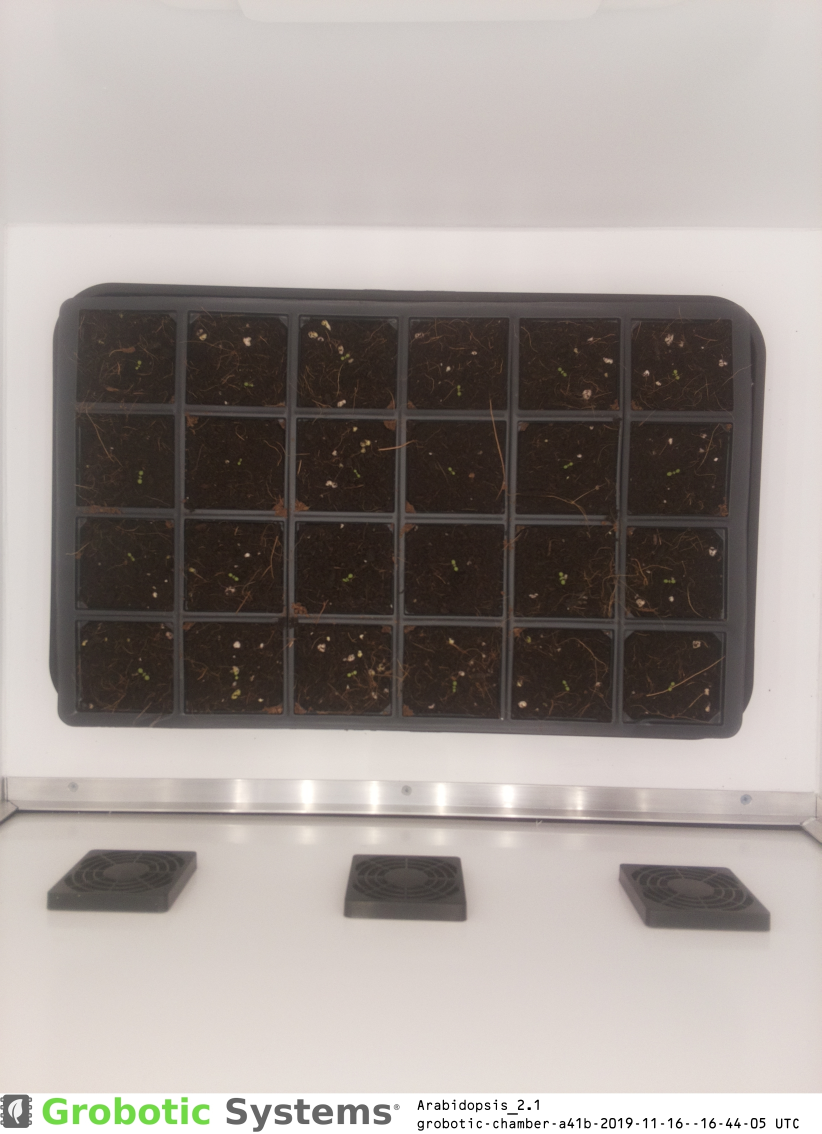
#> input picture dataset/Experiment1/grobotic-chamber-a41b-2019-11-16--16-44-05.jpg, 2464 x 3400 px (shown at 1/3 size); its folder holds 4 pictures in this run
$ python plant_segmentation.py
#> lines starting #> are read from the running program, lines starting #| are printed output that depends on the picture; after the words box and inside, x2 and y2 are one past the last pixel; in counts of white or black regions, pixels touching at a corner belong together
import cv2
import numpy as np
import matplotlib.pyplot as plt
import os
import glob
from skimage.morphology import skeletonize


# ==================================================
# GLOBAL RESOLUTION
# ==================================================

MASK_WIDTH = 2048
MASK_HEIGHT = 1280


# ==================================================
# LEAF OBJECT
# ==================================================

class LeafState:


    # [15 lines left out: function __init__, not called in this run]


# ==================================================
# PLANT OBJECT
# ==================================================

class PlantState:


    def __init__(self, centre):


        self.centre = centre


        self.leaves = []


        self.mask = np.zeros(
            (MASK_HEIGHT,MASK_WIDTH),
            np.uint8
        )


        self.area = 0


# ==================================================
# BACKGROUND MODEL
# ==================================================

def create_background_model(images, tray_corners):


    frames=[]


    for path in images[:5]:


        tray=load_and_rectify(
            path,
            tray_corners
        )


        frames.append(
            tray
        )


    frames=np.array(frames)


    background=np.median(
        frames,
        axis=0
    )


    return background.astype(
        np.uint8
    )


# ==================================================
# IMAGE LOADING
# ==================================================

def load_and_rectify(
        path,
        corners):


    image=cv2.imread(path)


    if image is None:

        raise Exception(
            "Image not found"
        )


    matrix=get_tray_transform(
        corners
    )


    return rectify_tray(
        image,
        matrix
    )


# ==================================================
# PERSPECTIVE CORRECTION
# ==================================================

def get_tray_transform(
        corners,
        output_size=(MASK_WIDTH,MASK_HEIGHT)):


    width,height=output_size


    src=np.float32(
        corners
    )


    dst=np.float32([

        [0,0],
        [width,0],
        [width,height],
        [0,height]

    ])


    return cv2.getPerspectiveTransform(
        src,
        dst
    )


def rectify_tray(
        image,
        matrix,
        size=(MASK_WIDTH,MASK_HEIGHT)):


    return cv2.warpPerspective(
        image,
        matrix,
        size
    )


# ==================================================
# LEAF PROBABILITY MAP
# ==================================================

def create_leaf_probability(
        image,
        background):


    # -----------------------------
    # Background difference
    # -----------------------------


    diff=cv2.absdiff(
        image,
        background
    )


    diff=np.max(
        diff,
        axis=2
    )


    diff=cv2.normalize(
        diff,
        None,
        0,
        255,
        cv2.NORM_MINMAX
    )


    # -----------------------------
    # Colour difference
    # -----------------------------


    hsv=cv2.cvtColor(
        image,
        cv2.COLOR_BGR2HSV
    )


    h,s,v=cv2.split(
        hsv
    )


    colour_score=s.astype(
        np.float32
    )


    probability=(

        0.6*diff
        +
        0.4*colour_score

    )


    return probability.astype(
        np.uint8
    )


def probability_to_mask(
        probability):


    _,mask=cv2.threshold(

        probability,

        60,

        255,

        cv2.THRESH_BINARY

    )


    return mask.astype(
        np.uint8
    )


# ==================================================
# MASK CLEANING
# ==================================================

def clean_mask(mask):


    kernel=cv2.getStructuringElement(

        cv2.MORPH_ELLIPSE,

        (3,3)

    )


    mask=cv2.morphologyEx(

        mask,

        cv2.MORPH_OPEN,

        kernel,

        iterations=1

    )


    mask=cv2.morphologyEx(

        mask,

        cv2.MORPH_CLOSE,

        kernel,

        iterations=1

    )


    return mask


# ==================================================
# GRID REMOVAL
# ==================================================

def remove_grid_lines(mask,tray):


    result=mask.copy()


    gray=cv2.cvtColor(
        tray,
        cv2.COLOR_BGR2GRAY
    )


    edges=cv2.Canny(
        gray,
        80,
        160
    )


    lines=cv2.HoughLinesP(

        edges,

        rho=1,

        theta=np.pi/180,

        threshold=120,

        minLineLength=200,

        maxLineGap=20

    )


    if lines is None:

        return result


    line_mask=np.zeros_like(
        mask
    )


    for line in lines:


        # OpenCV normally returns [[x1,y1,x2,y2]]
        # but sometimes returns [x1,y1,x2,y2]

        coords=line.flatten()


        if len(coords)!=4:

            continue


        x1,y1,x2,y2=coords


        # remove only strong vertical/horizontal grid lines

        if abs(x1-x2)<5 or abs(y1-y2)<5:


            cv2.line(

                line_mask,

                (int(x1),int(y1)),

                (int(x2),int(y2)),

                255,

                5

            )


    result[line_mask>0]=0


    return result

# ==================================================
# POT CENTRES
# ==================================================

def generate_pot_centres(
        width=MASK_WIDTH,
        height=MASK_HEIGHT,
        rows=4,
        cols=6):


    centres=[]


    cw=width/cols
    ch=height/rows


    for r in range(rows):

        for c in range(cols):

            centres.append(

                (
                    int((c+0.5)*cw),
                    int((r+0.5)*ch)
                )

            )


    return centres


# ==================================================
# COLOUR FEATURES
# ==================================================

# [45 lines left out: function extract_colour_features, not called in this run]


# ==================================================
# LEAF EXTRACTION
# ==================================================

def extract_leaf_candidates(
        mask,
        image):


    contours,_=cv2.findContours(

        mask,

        cv2.RETR_EXTERNAL,

        cv2.CHAIN_APPROX_SIMPLE

    )


    leaves=[]


    leaf_id=0


    for contour in contours:


        area=cv2.contourArea(
            contour
        )


        # remove tiny objects
        # mainly centre leaves/noise

        if area < 100:

            continue


        if len(contour)<5:

            continue


        ellipse=cv2.fitEllipse(
            contour
        )


        (cx,cy),(major,minor),angle=ellipse


        elongation=major/(minor+1)


        # leaves are elongated
        # circles are removed

        if elongation < 1.4:

            continue


        leaf_mask=np.zeros_like(
            mask
        )


        cv2.drawContours(

            leaf_mask,

            [contour],

            -1,

            255,

            -1

        )


        leaf=LeafState(
            leaf_id
        )


        leaf.area=area


        leaf.centroid=(

            float(cx),

            float(cy)

        )


        leaf.direction=angle


        leaf.mask=leaf_mask


        leaf.colour=extract_colour_features(

            image,

            leaf_mask

        )


        leaves.append(
            leaf
        )


        leaf_id+=1


    return leaves


# ==================================================
# ASSIGN LEAVES TO PLANTS
# ==================================================

def assign_leaves_to_plants(
        leaves,
        plants):


    for plant in plants:

        plant.leaves=[]

        plant.mask=np.zeros(

            (MASK_HEIGHT,MASK_WIDTH),

            np.uint8

        )


    for leaf in leaves:


        lx,ly=leaf.centroid


        distances=[]


        for plant in plants:


            px,py=plant.centre


            d=np.sqrt(

                (lx-px)**2+

                (ly-py)**2

            )


            distances.append(
                d
            )


        index=np.argmin(
            distances
        )


        plants[index].leaves.append(
            leaf
        )


        plants[index].mask=cv2.bitwise_or(

            plants[index].mask,

            leaf.mask

        )


    for plant in plants:

        plant.area=cv2.countNonZero(
            plant.mask
        )


    return plants


# ==================================================
# AREA CALCULATION
# ==================================================

def calculate_leaf_features(plants):


    output=[]


    for plant in plants:


        data={


            "plant_area":
                plant.area,


            "leaf_count":
                len(plant.leaves),


            "leaf_areas":
                [

                leaf.area

                for leaf in plant.leaves

                ],


            "directions":
                [

                leaf.direction

                for leaf in plant.leaves

                ]

        }


        output.append(
            data
        )


    return output


# ==================================================
# MAIN PROCESSING LOOP
# ==================================================

def process_experiment(
        folder,
        tray_corners):


    images=sorted(

        glob.glob(

            os.path.join(
                folder,
                "*.jpg"
            )

        )

    )


    centres=generate_pot_centres()


    plants=[

        PlantState(c)

        for c in centres

    ]


    background=None


    first=True


    results={}


    final_image=None

    final_mask=None


    for image_path in images:


        print(
            "Processing:",
            image_path
        )


        tray=load_and_rectify(

            image_path,

            tray_corners

        )
#> in load_and_rectify, image is the input picture: shape (3400, 2464, 3); mean B, G, R 147.2, 151.5, 159.5
#> in rectify_tray, `return cv2.warpPerspective( image, matrix, size )`:
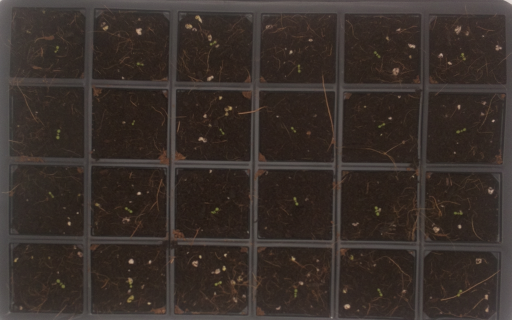
#> returned value: shape (1280, 2048, 3) (shown at 1/4 size); mean of channels 0, 1, 2 42.5, 47.4, 56.8; drawn as B, G, R


        if first:


            background=create_background_model(

                images,

                tray_corners

            )


            first=False

            continue


        probability=create_leaf_probability(

            tray,

            background

        )


        mask=probability_to_mask(
            probability
        )


        mask=clean_mask(
            mask
        )


        mask=remove_grid_lines(

            mask,

            tray

        )


        leaves=extract_leaf_candidates(

            mask,

            tray

        )


        plants=assign_leaves_to_plants(

            leaves,

            plants

        )


        results[

            os.path.basename(
                image_path
            )

        ]=calculate_leaf_features(
            plants
        )


        final_image=tray.copy()


        final_mask=np.zeros_like(
            mask
        )


        for plant in plants:


            final_mask=cv2.bitwise_or(

                final_mask,

                plant.mask

            )
#> pass 2 of the loop in process_experiment, `for image_path in images:`:
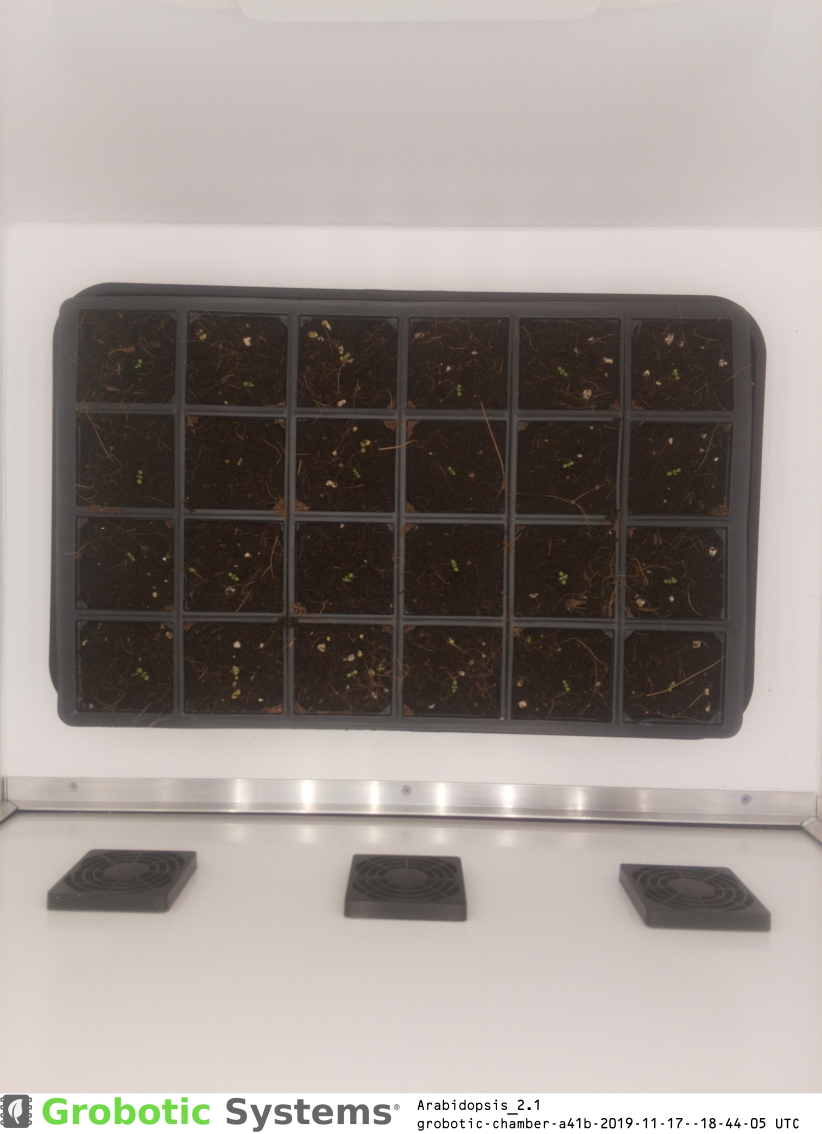
#> input picture dataset/Experiment1/grobotic-chamber-a41b-2019-11-17--18-44-05.jpg, 2464 x 3400 px (shown at 1/3 size)
#> in load_and_rectify, image is the input picture: shape (3400, 2464, 3); mean B, G, R 142, 146.7, 155.1
#> in probability_to_mask, `_,mask=cv2.threshold(  probability,  60,  255,  cv2.THRESH_BINARY  )`:
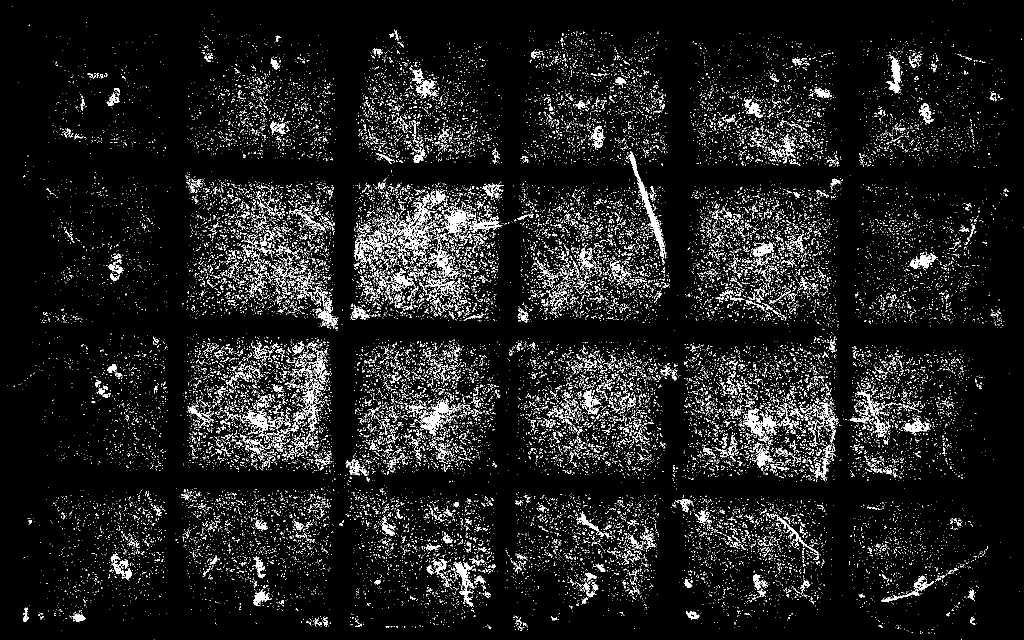
#> mask: shape (1280, 2048) (shown at 1/2 size); 7.7% white in thin lines or dots
#> in remove_grid_lines, `edges=cv2.Canny( gray, 80, 160 )`:
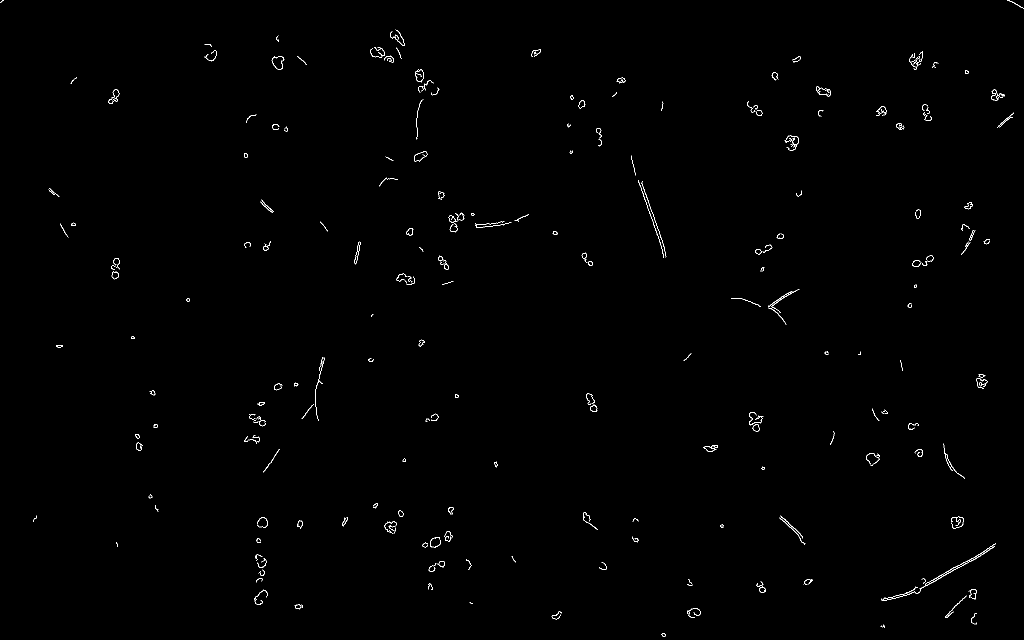
#> edges: shape (1280, 2048) (shown at 1/2 size); 0.42% white in thin lines or dots
#> lines = None
#> contours = 4277 contours, 3912 with area under 20; largest, box (x1, y1, x2, y2) and area: (1257, 302, 1329, 503) 1594, (841, 803, 908, 871) 1278, (889, 419, 934, 470) 1039, (1773, 112, 1802, 185) 841, (909, 1124, 949, 1194) 834
#> the loop in extract_leaf_candidates, `for contour in contours:  ` made 4277 passes
#> area on passes 13, 19, 38: 24, 23.5, 34.5
#> after the loop in extract_leaf_candidates, `for contour in contours:`: leaf_id = 0; leaves = []


    return (

        results,

        final_image,

        final_mask,

        plants

    )


# ==================================================
# VISUALISATION
# ==================================================

def create_assignment_image(
        plants):


    output=np.zeros(

        (
        MASK_HEIGHT,
        MASK_WIDTH,
        3
        ),

        np.uint8

    )


    rng=np.random.default_rng(
        42
    )


    for i,plant in enumerate(plants):


        colour=rng.integers(

            60,

            255,

            3,

            dtype=np.uint8

        )


        output[
            plant.mask>0
        ]=colour


        cv2.putText(

            output,

            str(i+1),

            plant.centre,

            cv2.FONT_HERSHEY_SIMPLEX,

            1,

            (255,255,255),

            3

        )


    return output


# ==================================================
# RUN
# ==================================================

if __name__=="__main__":


    tray_corners=[

        (190,900),

        (2222,900),

        (2222,2166),

        (190,2166)

    ]


    folder="dataset/Experiment1"


    results,image,mask,plants=process_experiment(

        folder,

        tray_corners

    )
#> image: shape (1280, 2048, 3)


    assignment=create_assignment_image(
        plants
    )
#> after the loop in create_assignment_image, `for i,plant in enumerate(plants):`:
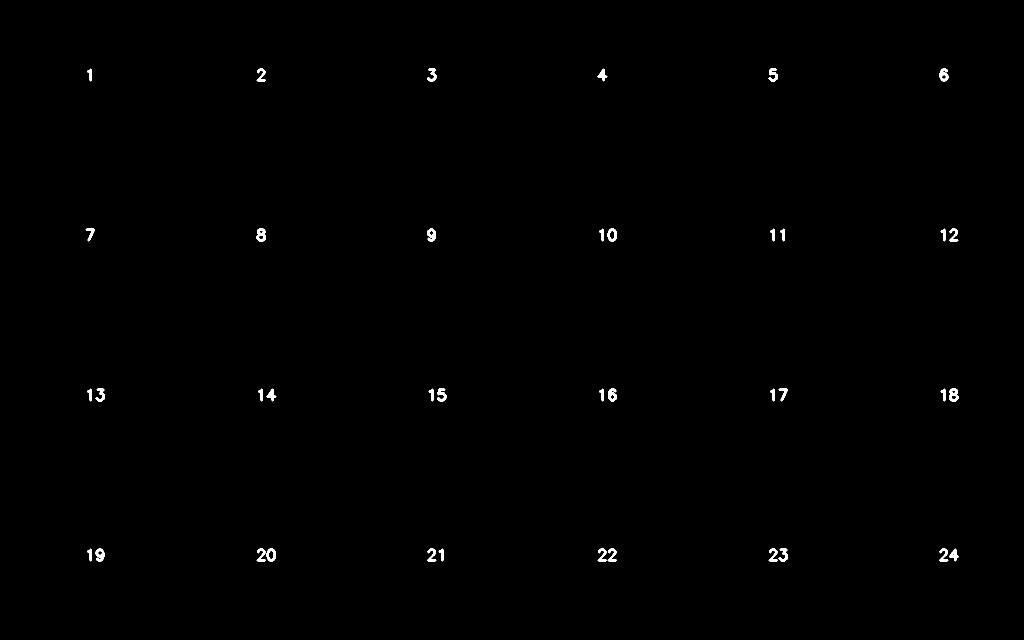
#> output: shape (1280, 2048, 3) (shown at 1/2 size); 0.33% white; 39 white regions, largest, box (x1, y1, x2, y2) and area: (513, 457, 532, 483) 337, (1898, 777, 1917, 803) 337, (1879, 137, 1897, 163) 305


    plt.figure(
        figsize=(18,6)
    )


    plt.subplot(1,3,1)

    plt.title(
        "Rectified image"
    )

    plt.imshow(

        cv2.cvtColor(

            image,

            cv2.COLOR_BGR2RGB

        )

    )

    plt.axis("off")


    plt.subplot(1,3,2)

    plt.title(
        "Leaf segmentation"
    )

    plt.imshow(
        mask,
        cmap="gray"
    )

    plt.axis("off")


    plt.subplot(1,3,3)

    plt.title(
        "Plant leaf assignment"
    )

    plt.imshow(
        assignment
    )

    plt.axis("off")


    plt.show()
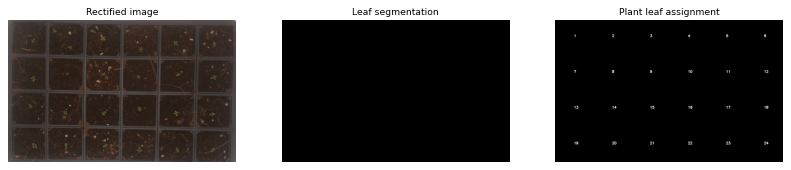
#> figure drawn by matplotlib, 3 panels
